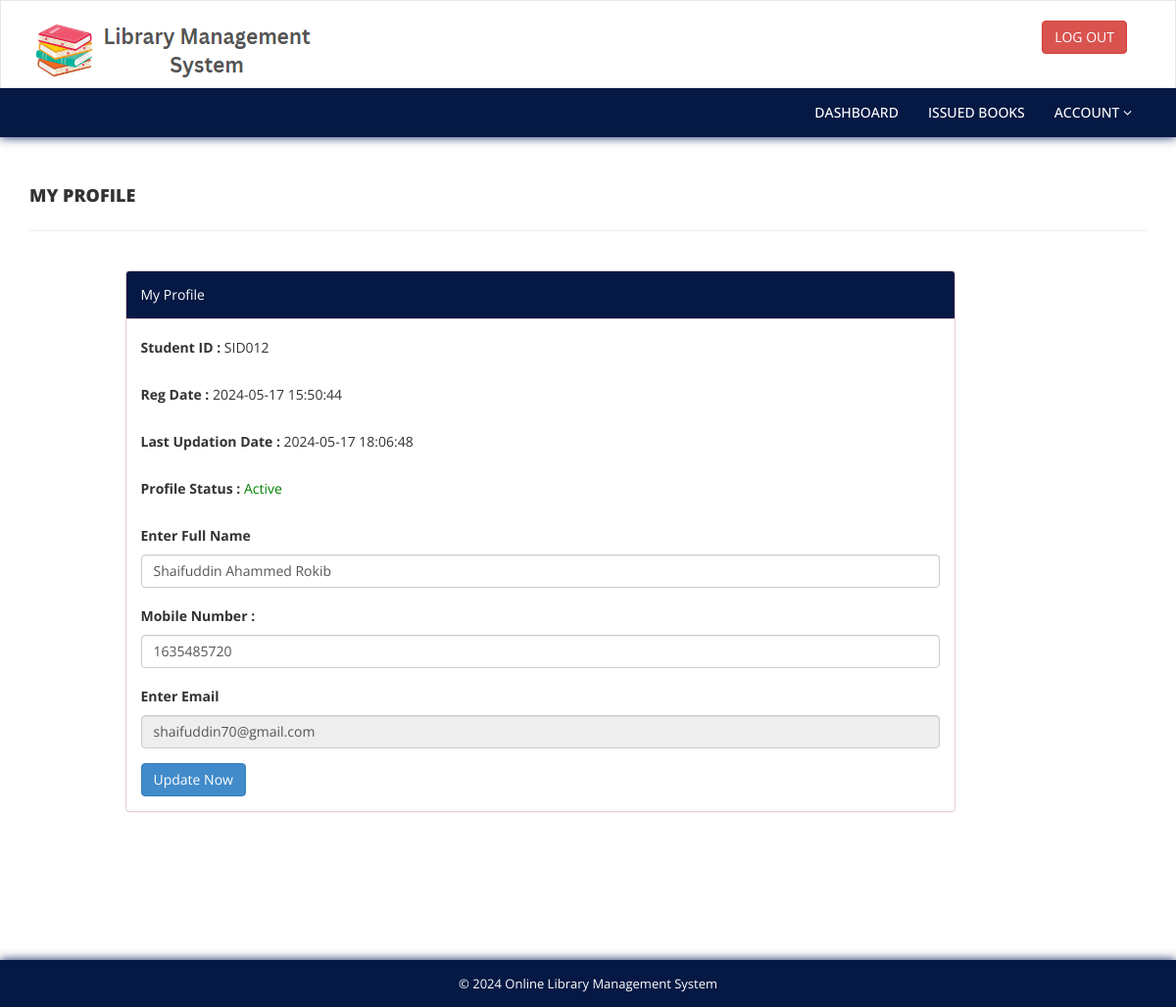
The page /my-profile.php (signed in) on the database its author committed.
### tables this page shows
CREATE TABLE `tblstudents` (
  `id` int(11) NOT NULL,
  `StudentId` varchar(100) DEFAULT NULL,
  `FullName` varchar(120) DEFAULT NULL,
  `EmailId` varchar(120) DEFAULT NULL,
  `MobileNumber` char(11) DEFAULT NULL,
  `Password` varchar(120) DEFAULT NULL,
  `Status` int(1) DEFAULT NULL,
  `RegDate` timestamp NULL DEFAULT current_timestamp(),
  `UpdationDate` timestamp NULL DEFAULT NULL ON UPDATE current_timestamp()
);

### my-profile.php (the view, shortened to what this page needs)
<?php
include('includes/config.php');
if(strlen($_SESSION['login'])==0)
    {
header('location:index.php');
}
else{
?>
<!DOCTYPE html>
<html xmlns="http://www.w3.org/1999/xhtml">
<head>
    <link href="assets/css/bootstrap.css" rel="stylesheet" />
    <link href="assets/css/font-awesome.css" rel="stylesheet" />
    <link href="assets/css/style.css" rel="stylesheet" />
</head>
<body>
<?php include('includes/header.php');?>
    <div class="content-wrapper">
         <div class="container">
        <div class="row pad-botm">
            <div class="col-md-12">
                <h4 class="header-line">My Profile</h4>
                            </div>
        </div>
             <div class="row">
<div class="col-md-9 col-md-offset-1">
               <div class="panel panel-danger">
                        <div class="panel-heading">
                           My Profile
                        </div>
                        <div class="panel-body">
                            <form name="signup" method="post">
<?php
$sid=$_SESSION['stdid'];
$sql="SELECT StudentId,FullName,EmailId,MobileNumber,RegDate,UpdationDate,Status from  tblstudents  where StudentId=:sid ";
$query = $dbh -> prepare($sql);
$query-> bindParam(':sid', $sid, PDO::PARAM_STR);
$query->execute();
$results=$query->fetchAll(PDO::FETCH_OBJ);
if($query->rowCount() > 0)
{
foreach($results as $result)
{               ?>
<div class="form-group">
<label>Student ID : </label>
<?php echo htmlentities($result->StudentId);?>
</div>
<div class="form-group">
<label>Reg Date : </label>
<?php echo htmlentities($result->RegDate);?>
</div>
<?php if($result->UpdationDate!=""){?>
<div class="form-group">
<label>Last Updation Date : </label>
<?php echo htmlentities($result->UpdationDate);?>
</div>
<?php } ?>
<div class="form-group">
<label>Profile Status : </label>
<?php if($result->Status==1){?>
<span style="color: green">Active</span>
<?php } else { ?>
<span style="color: red">Blocked</span>
<?php }?>
</div>
<div class="form-group">
<label>Enter Full Name</label>
<input class="form-control" type="text" name="fullanme" value="<?php echo htmlentities($result->FullName);?>" autocomplete="off" required />
</div>
<div class="form-group">
<label>Mobile Number :</label>
<input class="form-control" type="text" name="mobileno" maxlength="10" value="<?php echo htmlentities($result->MobileNumber);?>" autocomplete="off" required />
</div>
<div class="form-group">
<label>Enter Email</label>
<input class="form-control" type="email" name="email" id="emailid" value="<?php echo htmlentities($result->EmailId);?>"  autocomplete="off" required readonly />
</div>
<?php }} ?>
<button type="submit" name="update" class="btn btn-primary" id="submit">Update Now </button>
                                    </form>
                            </div>
                        </div>
                            </div>
        </div>
    </div>
    </div>
    <?php include('includes/footer.php');?>
</body>
</html>
<?php } ?>

### assets/css/style.css (style rules this page uses)
.content-wrapper { margin-top: 40px; min-height: 800px; padding-bottom: 90px; }
.header-line { font-weight: 900; padding-bottom: 25px; border-bottom: 1px solid #eeeeee; text-transform: uppercase; }
.pad-botm { padding-bottom: 30px; }
.panel-heading { background-color: #051944 !important; color: white !important; }

### rows shown on the page
tblstudents: StudentId "SID012", RegDate "2024-05-17 15:50:44", UpdationDate "2024-05-17 18:06:48", Status "Active", fullanme "Shaifuddin Ahammed Rokib", mobileno "1635485720", email "shaifuddin70@gmail.com"
